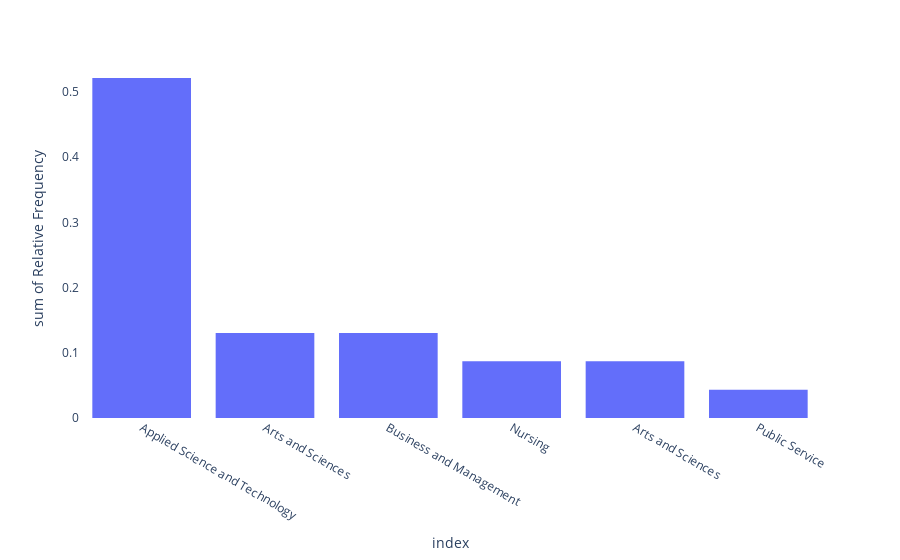

The code cell stored with this chart in its notebook:
### Code cell
# Here we use a column with categorical data
fig = px.histogram(Frequency_table_df,x=Frequency_table_df.index, y="Relative Frequency", labels= Frequency_table_df.index)
fig.update_layout(
    paper_bgcolor='rgba(0,0,0,0)',
    plot_bgcolor='rgba(0,0,0,0)'
)
fig.show()
fig.write_image("../reports/figures/student_freq.png")

### Figure 1 — Plotly figure (JSON) as saved in the notebook; plotly's stock layout.template omitted (floating-point values rounded to 4 significant figures)
{"data": [{"alignmentgroup": "True", "bingroup": "x", "histfunc": "sum", "hovertemplate": "index=%{x}<br>sum of Relative Frequency=%{y}<extra></extra>", "legendgroup": "", "marker": {"color": "#636efa"}, "name": "", "offsetgroup": "", "orientation": "v", "showlegend": false, "type": "histogram", "x": ["Applied Science and Technology", "Arts and Sciences", "Business and Management", "Nursing", "Arts and Sciences ", "Public Service"], "xaxis": "x", "y": [0.5217, 0.1304, 0.1304, 0.08696, 0.08696, 0.04348], "yaxis": "y"}], "layout": {"autosize": true, "barmode": "relative", "legend": {"tracegroupgap": 0}, "margin": {"t": 60}, "paper_bgcolor": "rgba(0, 0, 0, 0)", "plot_bgcolor": "rgba(0, 0, 0, 0)", "xaxis": {"anchor": "y", "autorange": true, "domain": [0, 1], "range": [-0.5, 5.5], "title": {"text": "index"}, "type": "category"}, "yaxis": {"anchor": "x", "autorange": true, "domain": [0, 1], "range": [0, 0.5492], "title": {"text": "sum of Relative Frequency"}, "type": "linear"}}}
